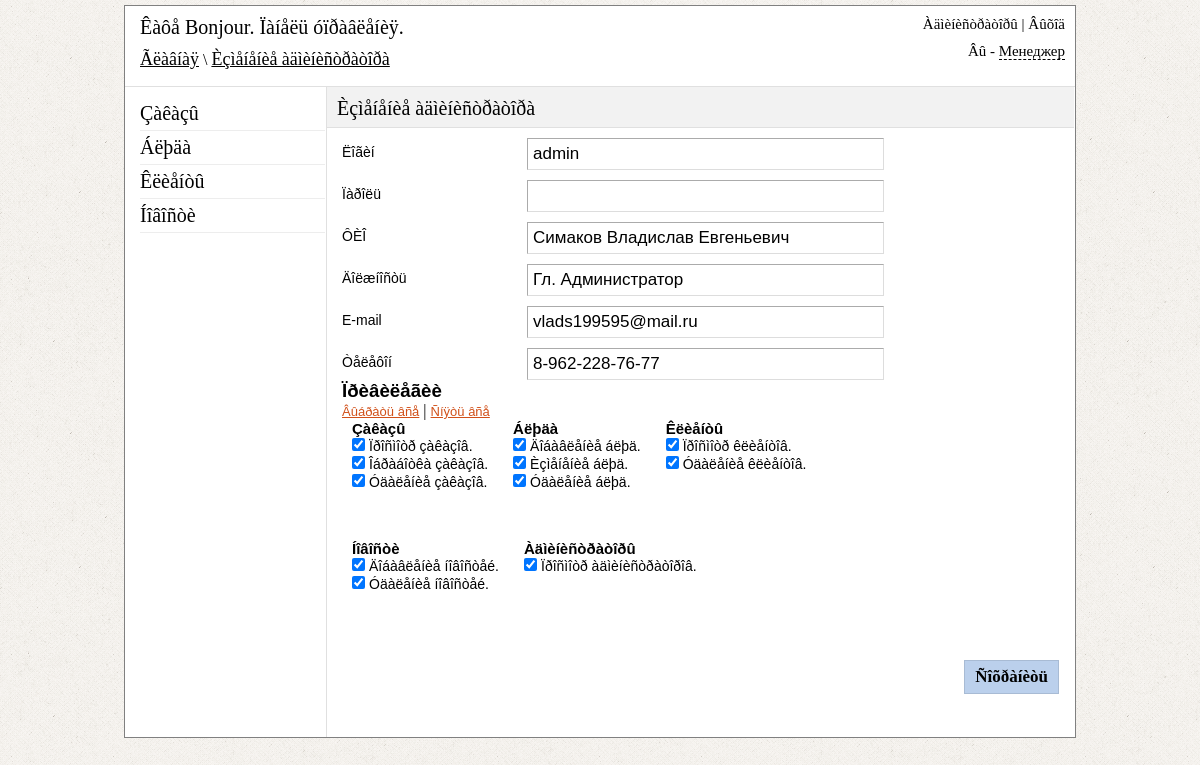
Page /admin/edit_administrators.php?id=4 (signed in) on the committed database.
### tables this page shows
CREATE TABLE IF NOT EXISTS `reg_admin` (
  `id` int(11) NOT NULL AUTO_INCREMENT,
  `login` varchar(255) NOT NULL,
  `pass` varchar(255) NOT NULL,
  `fio` text NOT NULL,
  `role` varchar(255) NOT NULL,
  `email` varchar(50) NOT NULL,
  `phone` varchar(50) NOT NULL,
  `view_orders` int(11) NOT NULL DEFAULT '0',
  `accept_orders` int(11) NOT NULL DEFAULT '0',
  `delete_orders` int(11) NOT NULL DEFAULT '0',
  `add_tovar` int(11) NOT NULL DEFAULT '0',
  `edit_tovar` int(11) NOT NULL DEFAULT '0',
  `delete_tovar` int(11) NOT NULL DEFAULT '0',
  `view_clients` int(11) NOT NULL DEFAULT '0',
  `delete_clients` int(11) NOT NULL DEFAULT '0',
  `add_news` int(11) NOT NULL DEFAULT '0',
  `delete_news` int(11) NOT NULL DEFAULT '0',
  `view_admin` int(11) NOT NULL DEFAULT '0',
  PRIMARY KEY (`id`)
);

### admin/include/functions.php (called while the page is built, shortened)
<?php
function clear_string($cl_str)
{
    $cl_str = strip_tags($cl_str);
    $cl_str = mysql_real_escape_string($cl_str);
    $cl_str = trim($cl_str);
    return $cl_str;
}
?>

### admin/edit_administrators.php (the view, shortened to what this page needs)
<?php
if ($_SESSION['auth_admin'] == "yes_auth")
{
  include("include/functions.php");
  include("include/db_connect.php");
$id = clear_string($_GET["id"]);
?>
<!DOCTYPE HTML>
<html>
<head>
	<link href="css/style.css" rel="stylesheet" type="text/css" />
    <link href="css/reset.css" rel="stylesheet" type="text/css" />
    <link href="jquery_confirm/jquery_confirm.css" rel="stylesheet" type="text/css" />
</head>
<body background="images/back.png">
<div id="block-body">
<?php
	include("include/block-header.php");
?>
<div id="block-content">
<div id="block-parameters">
<p id="title-page">Èçìåíåíèå àäìèíèñòðàòîðà</p>
</div>
<?php
  $result = mysql_query("SELECT * FROM reg_admin WHERE id='$id'",$link);
 If (mysql_num_rows($result) > 0)
{
$row = mysql_fetch_array($result);
do
{
if ($row["view_orders"] == "1") $view_orders = "checked";
if ($row["accept_orders"] == "1") $accept_orders = "checked";
if ($row["delete_orders"] == "1") $delete_orders = "checked";
if ($row["add_tovar"] == "1") $add_tovar = "checked";
if ($row["edit_tovar"] == "1") $edit_tovar = "checked";
if ($row["delete_tovar"] == "1") $delete_tovar = "checked";
if ($row["view_clients"] == "1") $view_clients = "checked";
if ($row["delete_clients"] == "1") $delete_clients = "checked";
if ($row["add_news"] == "1") $add_news = "checked";
if ($row["delete_news"] == "1") $delete_news = "checked";
if ($row["view_admin"] == "1") $view_admin = "checked";
  echo'
  <form method="post" id="form-info" >
<ul id="info-admin">
<li><label>Ëîãèí</label><input type="text" name="admin_login" value="'.$row["login"].'"/></li>
<li><label>Ïàðîëü</label><input type="password" name="admin_pass"  /></li>
<li><label>ÔÈÎ</label><input type="text" name="admin_fio" value="'.$row["fio"].'" /></li>
<li><label>Äîëæíîñòü</label><input type="text" name="admin_role" value="'.$row["role"].'" /></li>
<li><label>E-mail</label><input type="text" name="admin_email" value="'.$row["email"].'"/></li>
<li><label>Òåëåôîí</label><input type="text" name="admin_phone" value="'.$row["phone"].'" /></li>
</ul>
<h3 id="title-privilege" >Ïðèâèëåãèè</h3>
<p id="link-privilege"><a id="select-all" >Âûáðàòü âñå</a> | <a id="remove-all" >Ñíÿòü âñå</a></p>
<div class="block-privilege">
<ul class="privilege">
<li><h3>Çàêàçû</h3></li>
<li>
<input type="checkbox" name="view_orders" id="view_orders" value="1" '.$view_orders.'/>
<label for="view_orders">Ïðîñìîòð çàêàçîâ.</label>
</li>
<li>
<input type="checkbox" name="accept_orders" id="accept_orders" value="1" '.$accept_orders.' />
<label for="accept_orders">Îáðàáîòêà çàêàçîâ.</label>
</li>
<li>
<input type="checkbox" name="delete_orders" id="delete_orders" value="1" '.$delete_orders.' />
<label for="delete_orders">Óäàëåíèå çàêàçîâ.</label>
</li>
</ul>
<ul class="privilege">
<li><h3>Áëþäà</h3></li>
<li>
<input type="checkbox" name="add_tovar" id="add_tovar" value="1" '.$add_tovar.' />
<label for="add_tovar">Äîáàâëåíèå áëþä.</label>
</li>
<li>
<input type="checkbox" name="edit_tovar" id="edit_tovar" value="1" '.$edit_tovar.' />
<label for="edit_tovar">Èçìåíåíèå áëþä.</label>
</li>
<li>
<input type="checkbox" name="delete_tovar" id="delete_tovar" value="1" '.$delete_tovar.' />
<label for="delete_tovar">Óäàëåíèå áëþä.</label>
</li>
</ul>
<ul class="privilege">
<li><h3>Êëèåíòû</h3></li>
<li>
<input type="checkbox" name="view_clients" id="view_clients" value="1" '.$view_clients.' />
<label for="view_clients">Ïðîñìîòð êëèåíòîâ.</label>
</li>
<li>
<input type="checkbox" name="delete_clients" id="delete_clients" value="1" '.$delete_clients.' />
<label for="delete_clients">Óäàëåíèå êëèåíòîâ.</label>
</li>
</ul>
</div>
<div class="block-privilege">
<ul class="privilege">
<li><h3>Íîâîñòè</h3></li>
<li>
<input type="checkbox" name="add_news" id="add_news" value="1" '.$add_news.'/>
<label for="add_news">Äîáàâëåíèå íîâîñòåé.</label>
</li>
<li>
<input type="checkbox" name="delete_news" id="delete_news" value="1" '.$delete_news.' />
<label for="delete_news">Óäàëåíèå íîâîñòåé.</label>
</li>
</ul>
<ul class="privilege">
<li><h3>Àäìèíèñòðàòîðû</h3></li>
<li>
<input type="checkbox" name="view_admin" id="view_admin" value="1" '.$view_admin.' />
<label for="view_admin">Ïðîñìîòð àäìèíèñòðàòîðîâ.</label>
</li>
</ul>
</div>
<p align="right"><input type="submit" id="submit_form" name="submit_edit" value="Ñîõðàíèòü"/></p>
</form>
  ';
}while($row = mysql_fetch_array($result));
}
?>
</div>
</div>
</body>
</html>
<?php
}else
{
    header("Location: login.php");
}
?>

### admin/css/style.css (style rules this page uses)
#block-body { width: 950px; margin: 5px auto; background-color: white; border: 1px solid grey; }
#block-header1 a { font: 18px Monotype Corsiva; color: black; }
#block-content { width: 747px; min-height: 650px; height: auto; margin-left: 201px; border-left: 1px solid #E0E0E0; }
#block-parameters { height: 40px; border-bottom: 1px solid #E0E0E0; background-color: #F2F2F2; }
#title-page { font: 20px Monotype Corsiva; margin-top: 10px; margin-left: 10px; position: absolute; }
#submit_form { border: 1px solid #A8BBD4; background-color: #BBD0EC; padding-left: 10px; padding-right: 10px; padding-top: 6px; padding-bottom: 6px; margin-right: 15px; font:bold 17px Monotype Corsiva; color: black; cursor: pointer; margin-bottom: 20px; }
#info-admin label { position: absolute; margin-left: 15px; font: 14px arial; margin-top: 6px; }
#info-admin li { margin-top: 10px; }
#info-admin input { margin-left: 200px; height: 30px; width: 350px; font: 17px sans-serif; border-left: 1px solid #ABABAB; border-top: 1px solid #ABABAB; border-right: 1px solid #DDDDDD; border-bottom: 1px solid #DDDDDD; padding-left: 5px; }
.privilege { float: left; margin-left: 10px; }
.privilege li { margin-left: 15px; }
.privilege h3 { font:bold 15px sans-serif; }
.privilege label { font: 14px sans-serif; }
.block-privilege { height: 120px; }
#title-privilege { margin-left: 15px; font-family: sans-serif; }
#link-privilege { margin-left: 15px; }
#link-privilege a { font: 13px sans-serif; text-decoration: underline; color: #D15019; cursor: pointer; }

### rows in the picture
reg_admin: admin_login "admin", admin_fio "Симаков Владислав Евгеньевич", admin_role "Гл. Администратор", admin_email "vlads199595@mail.ru", admin_phone "8-962-228-76-77"

### other values in the picture
$_SESSION['urlpage'] "Ãëàâíàÿ \\ Èçìåíåíèå àäìèíèñòðàòîðà"
$_SESSION['admin_role'] "Менеджер"
